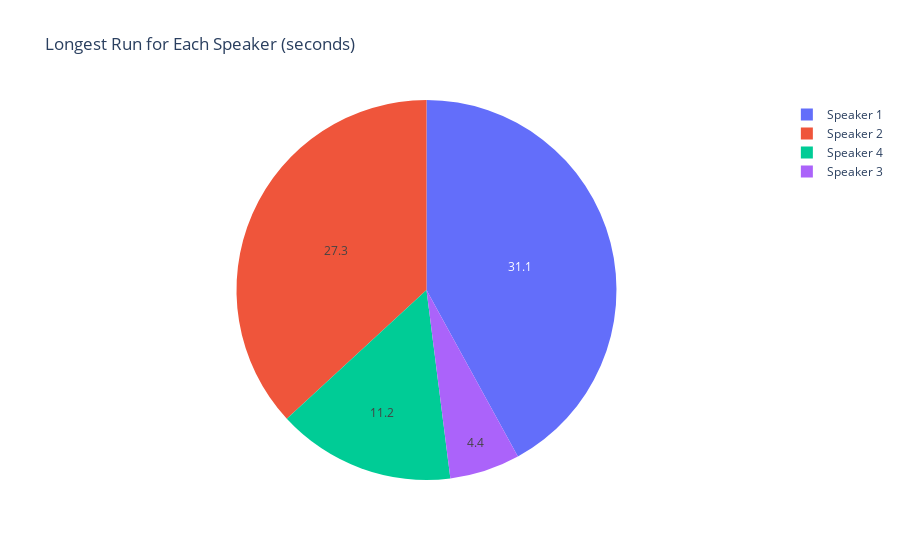

Notebook source saved alongside this figure:
### Code cell
# Create the pie chart for longest run
fig = go.Figure(data=[go.Pie(labels=speaker_longest_run.index, values=speaker_longest_run, name="Longest Run")])
fig.update_traces(textinfo='value+label', texttemplate='%{value:.1f}')
fig.update_layout(title_text='Longest Run for Each Speaker (seconds)')
fig.show()

### Figure 1 — Plotly figure (JSON) as saved in the notebook; plotly's stock layout.template omitted (floating-point values rounded to 4 significant figures)
{"data": [{"labels": ["Speaker 1", "Speaker 2", "Speaker 4", "Speaker 3"], "name": "Longest Run", "textinfo": "value+label", "texttemplate": "%{value:.1f}", "type": "pie", "values": [31.11, 27.29, 11.22, 4.43]}], "layout": {"autosize": true, "title": {"text": "Longest Run for Each Speaker (seconds)"}}}
